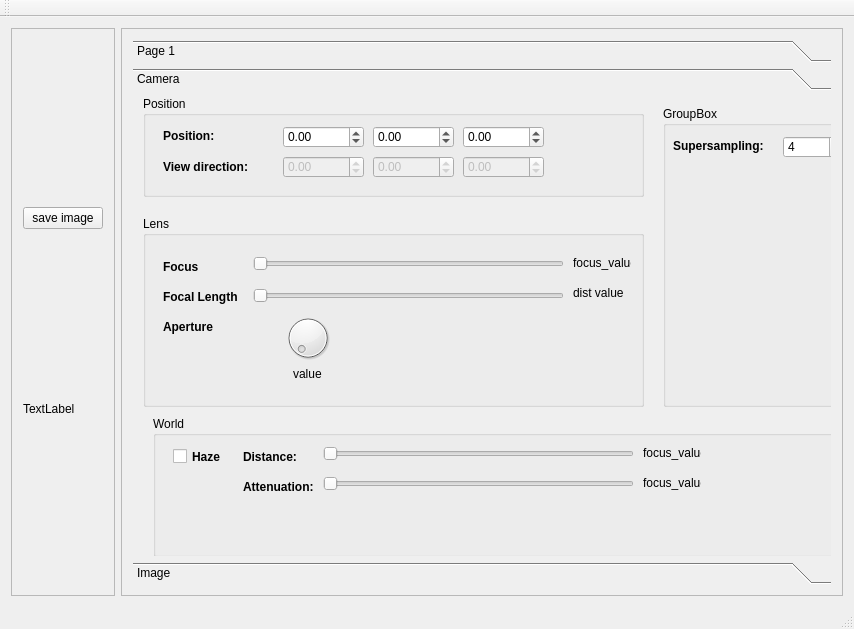
<?xml version="1.0" encoding="UTF-8"?>
<ui version="4.0">
 <class>MainWindow</class>
 <widget class="QMainWindow" name="MainWindow">
  <property name="geometry">
   <rect>
    <x>0</x>
    <y>0</y>
    <width>854</width>
    <height>629</height>
   </rect>
  </property>
  <property name="windowTitle">
   <string>MainWindow</string>
  </property>
  <widget class="QWidget" name="centralWidget">
   <property name="sizePolicy">
    <sizepolicy hsizetype="Preferred" vsizetype="Preferred">
     <horstretch>0</horstretch>
     <verstretch>0</verstretch>
    </sizepolicy>
   </property>
   <layout class="QHBoxLayout" name="horizontalLayout_2">
    <item>
     <widget class="QFrame" name="frame">
      <property name="maximumSize">
       <size>
        <width>2560</width>
        <height>2560</height>
       </size>
      </property>
      <property name="frameShape">
       <enum>QFrame::StyledPanel</enum>
      </property>
      <property name="frameShadow">
       <enum>QFrame::Raised</enum>
      </property>
      <layout class="QVBoxLayout" name="verticalLayout_2">
       <item>
        <widget class="QPushButton" name="pushButton">
         <property name="focusPolicy">
          <enum>Qt::NoFocus</enum>
         </property>
         <property name="text">
          <string>save image</string>
         </property>
        </widget>
       </item>
       <item>
        <widget class="QLabel" name="label_info">
         <property name="sizePolicy">
          <sizepolicy hsizetype="Preferred" vsizetype="Maximum">
           <horstretch>0</horstretch>
           <verstretch>0</verstretch>
          </sizepolicy>
         </property>
         <property name="text">
          <string>TextLabel</string>
         </property>
        </widget>
       </item>
      </layout>
     </widget>
    </item>
    <item>
     <widget class="QFrame" name="frame_2">
      <property name="frameShape">
       <enum>QFrame::StyledPanel</enum>
      </property>
      <property name="frameShadow">
       <enum>QFrame::Raised</enum>
      </property>
      <layout class="QHBoxLayout" name="horizontalLayout">
       <item>
        <widget class="QToolBox" name="toolBox">
         <property name="currentIndex">
          <number>1</number>
         </property>
         <widget class="QWidget" name="page">
          <property name="geometry">
           <rect>
            <x>0</x>
            <y>0</y>
            <width>723</width>
            <height>470</height>
           </rect>
          </property>
          <attribute name="label">
           <string>Page 1</string>
          </attribute>
          <layout class="QVBoxLayout" name="verticalLayout"/>
         </widget>
         <widget class="QWidget" name="Camera">
          <property name="geometry">
           <rect>
            <x>0</x>
            <y>0</y>
            <width>723</width>
            <height>470</height>
           </rect>
          </property>
          <attribute name="label">
           <string>Camera</string>
          </attribute>
          <widget class="QGroupBox" name="groupBox">
           <property name="geometry">
            <rect>
             <x>10</x>
             <y>0</y>
             <width>501</width>
             <height>101</height>
            </rect>
           </property>
           <property name="sizePolicy">
            <sizepolicy hsizetype="Preferred" vsizetype="Preferred">
             <horstretch>0</horstretch>
             <verstretch>0</verstretch>
            </sizepolicy>
           </property>
           <property name="font">
            <font>
             <weight>50</weight>
             <bold>false</bold>
            </font>
           </property>
           <property name="title">
            <string>Position</string>
           </property>
           <widget class="QDoubleSpinBox" name="camDirZ">
            <property name="enabled">
             <bool>false</bool>
            </property>
            <property name="geometry">
             <rect>
              <x>320</x>
              <y>60</y>
              <width>81</width>
              <height>22</height>
             </rect>
            </property>
            <property name="minimum">
             <double>-10000.000000000000000</double>
            </property>
            <property name="maximum">
             <double>10000.000000000000000</double>
            </property>
           </widget>
           <widget class="QDoubleSpinBox" name="camPosZ">
            <property name="geometry">
             <rect>
              <x>320</x>
              <y>30</y>
              <width>81</width>
              <height>22</height>
             </rect>
            </property>
            <property name="minimum">
             <double>-10000.000000000000000</double>
            </property>
            <property name="maximum">
             <double>10000.000000000000000</double>
            </property>
           </widget>
           <widget class="QLabel" name="label_2">
            <property name="geometry">
             <rect>
              <x>20</x>
              <y>60</y>
              <width>111</width>
              <height>21</height>
             </rect>
            </property>
            <property name="font">
             <font>
              <weight>75</weight>
              <bold>true</bold>
             </font>
            </property>
            <property name="text">
             <string>View direction:</string>
            </property>
           </widget>
           <widget class="QLabel" name="label">
            <property name="geometry">
             <rect>
              <x>20</x>
              <y>30</y>
              <width>61</width>
              <height>20</height>
             </rect>
            </property>
            <property name="font">
             <font>
              <weight>75</weight>
              <bold>true</bold>
             </font>
            </property>
            <property name="text">
             <string>Position:</string>
            </property>
           </widget>
           <widget class="QDoubleSpinBox" name="camDirY">
            <property name="enabled">
             <bool>false</bool>
            </property>
            <property name="geometry">
             <rect>
              <x>230</x>
              <y>60</y>
              <width>81</width>
              <height>22</height>
             </rect>
            </property>
            <property name="minimum">
             <double>-10000.000000000000000</double>
            </property>
            <property name="maximum">
             <double>10000.000000000000000</double>
            </property>
           </widget>
           <widget class="QDoubleSpinBox" name="camPosY">
            <property name="geometry">
             <rect>
              <x>230</x>
              <y>30</y>
              <width>81</width>
              <height>22</height>
             </rect>
            </property>
            <property name="minimum">
             <double>-10000.000000000000000</double>
            </property>
            <property name="maximum">
             <double>10000.000000000000000</double>
            </property>
           </widget>
           <widget class="QDoubleSpinBox" name="camDirX">
            <property name="enabled">
             <bool>false</bool>
            </property>
            <property name="geometry">
             <rect>
              <x>140</x>
              <y>60</y>
              <width>81</width>
              <height>22</height>
             </rect>
            </property>
            <property name="minimum">
             <double>-10000.000000000000000</double>
            </property>
            <property name="maximum">
             <double>10000.000000000000000</double>
            </property>
           </widget>
           <widget class="QDoubleSpinBox" name="camPosX">
            <property name="geometry">
             <rect>
              <x>140</x>
              <y>30</y>
              <width>81</width>
              <height>22</height>
             </rect>
            </property>
            <property name="minimum">
             <double>-10000.000000000000000</double>
            </property>
            <property name="maximum">
             <double>10000.000000000000000</double>
            </property>
           </widget>
          </widget>
          <widget class="QGroupBox" name="groupBox_2">
           <property name="geometry">
            <rect>
             <x>10</x>
             <y>120</y>
             <width>501</width>
             <height>191</height>
            </rect>
           </property>
           <property name="title">
            <string>Lens</string>
           </property>
           <widget class="QLabel" name="distanceValue">
            <property name="geometry">
             <rect>
              <x>430</x>
              <y>70</y>
              <width>58</width>
              <height>14</height>
             </rect>
            </property>
            <property name="text">
             <string>dist value</string>
            </property>
           </widget>
           <widget class="QSlider" name="distanceSlider">
            <property name="geometry">
             <rect>
              <x>110</x>
              <y>70</y>
              <width>311</width>
              <height>20</height>
             </rect>
            </property>
            <property name="minimum">
             <number>1</number>
            </property>
            <property name="maximum">
             <number>10000</number>
            </property>
            <property name="orientation">
             <enum>Qt::Horizontal</enum>
            </property>
           </widget>
           <widget class="QLabel" name="label_3">
            <property name="geometry">
             <rect>
              <x>20</x>
              <y>70</y>
              <width>111</width>
              <height>21</height>
             </rect>
            </property>
            <property name="font">
             <font>
              <weight>75</weight>
              <bold>true</bold>
             </font>
            </property>
            <property name="text">
             <string>Focal Length</string>
            </property>
           </widget>
           <widget class="QLabel" name="label_5">
            <property name="geometry">
             <rect>
              <x>20</x>
              <y>40</y>
              <width>111</width>
              <height>21</height>
             </rect>
            </property>
            <property name="font">
             <font>
              <weight>75</weight>
              <bold>true</bold>
             </font>
            </property>
            <property name="text">
             <string>Focus</string>
            </property>
           </widget>
           <widget class="QSlider" name="focusSlider">
            <property name="geometry">
             <rect>
              <x>110</x>
              <y>40</y>
              <width>311</width>
              <height>16</height>
             </rect>
            </property>
            <property name="minimum">
             <number>1</number>
            </property>
            <property name="maximum">
             <number>50000</number>
            </property>
            <property name="orientation">
             <enum>Qt::Horizontal</enum>
            </property>
           </widget>
           <widget class="QLabel" name="focusValue">
            <property name="geometry">
             <rect>
              <x>430</x>
              <y>40</y>
              <width>58</width>
              <height>14</height>
             </rect>
            </property>
            <property name="text">
             <string>focus_value</string>
            </property>
           </widget>
           <widget class="QLabel" name="label_6">
            <property name="geometry">
             <rect>
              <x>20</x>
              <y>100</y>
              <width>111</width>
              <height>21</height>
             </rect>
            </property>
            <property name="font">
             <font>
              <weight>75</weight>
              <bold>true</bold>
             </font>
            </property>
            <property name="text">
             <string>Aperture</string>
            </property>
           </widget>
           <widget class="QDial" name="dial">
            <property name="geometry">
             <rect>
              <x>140</x>
              <y>90</y>
              <width>50</width>
              <height>64</height>
             </rect>
            </property>
            <property name="maximum">
             <number>1000</number>
            </property>
            <property name="singleStep">
             <number>1</number>
            </property>
           </widget>
           <widget class="QLabel" name="apertureValue">
            <property name="geometry">
             <rect>
              <x>150</x>
              <y>150</y>
              <width>31</width>
              <height>16</height>
             </rect>
            </property>
            <property name="text">
             <string>value</string>
            </property>
           </widget>
          </widget>
          <widget class="QGroupBox" name="groupBox_3">
           <property name="geometry">
            <rect>
             <x>530</x>
             <y>10</y>
             <width>191</width>
             <height>301</height>
            </rect>
           </property>
           <property name="title">
            <string>GroupBox</string>
           </property>
           <widget class="QLabel" name="label_4">
            <property name="geometry">
             <rect>
              <x>10</x>
              <y>30</y>
              <width>111</width>
              <height>20</height>
             </rect>
            </property>
            <property name="font">
             <font>
              <weight>75</weight>
              <bold>true</bold>
             </font>
            </property>
            <property name="text">
             <string>Supersampling:</string>
            </property>
           </widget>
           <widget class="QSpinBox" name="supersamplingBox">
            <property name="geometry">
             <rect>
              <x>120</x>
              <y>30</y>
              <width>61</width>
              <height>22</height>
             </rect>
            </property>
            <property name="minimum">
             <number>1</number>
            </property>
            <property name="maximum">
             <number>10000</number>
            </property>
            <property name="value">
             <number>4</number>
            </property>
           </widget>
          </widget>
          <widget class="QGroupBox" name="groupBox_4">
           <property name="geometry">
            <rect>
             <x>20</x>
             <y>320</y>
             <width>691</width>
             <height>141</height>
            </rect>
           </property>
           <property name="title">
            <string>World</string>
           </property>
           <widget class="QCheckBox" name="checkBox">
            <property name="geometry">
             <rect>
              <x>20</x>
              <y>30</y>
              <width>76</width>
              <height>21</height>
             </rect>
            </property>
            <property name="font">
             <font>
              <weight>75</weight>
              <bold>true</bold>
             </font>
            </property>
            <property name="text">
             <string>Haze</string>
            </property>
           </widget>
           <widget class="QLabel" name="label_9">
            <property name="geometry">
             <rect>
              <x>90</x>
              <y>30</y>
              <width>71</width>
              <height>21</height>
             </rect>
            </property>
            <property name="font">
             <font>
              <weight>75</weight>
              <bold>true</bold>
             </font>
            </property>
            <property name="text">
             <string>Distance:</string>
            </property>
           </widget>
           <widget class="QSlider" name="hazeSlider">
            <property name="geometry">
             <rect>
              <x>170</x>
              <y>30</y>
              <width>311</width>
              <height>16</height>
             </rect>
            </property>
            <property name="minimum">
             <number>1</number>
            </property>
            <property name="maximum">
             <number>50000</number>
            </property>
            <property name="orientation">
             <enum>Qt::Horizontal</enum>
            </property>
           </widget>
           <widget class="QLabel" name="hazeValue">
            <property name="geometry">
             <rect>
              <x>490</x>
              <y>30</y>
              <width>58</width>
              <height>14</height>
             </rect>
            </property>
            <property name="text">
             <string>focus_value</string>
            </property>
           </widget>
           <widget class="QLabel" name="label_10">
            <property name="geometry">
             <rect>
              <x>90</x>
              <y>60</y>
              <width>81</width>
              <height>21</height>
             </rect>
            </property>
            <property name="font">
             <font>
              <weight>75</weight>
              <bold>true</bold>
             </font>
            </property>
            <property name="text">
             <string>Attenuation:</string>
            </property>
           </widget>
           <widget class="QSlider" name="hazeattenuationSlider">
            <property name="geometry">
             <rect>
              <x>170</x>
              <y>60</y>
              <width>311</width>
              <height>16</height>
             </rect>
            </property>
            <property name="minimum">
             <number>1</number>
            </property>
            <property name="maximum">
             <number>50000</number>
            </property>
            <property name="orientation">
             <enum>Qt::Horizontal</enum>
            </property>
           </widget>
           <widget class="QLabel" name="hazeattenuationValue">
            <property name="geometry">
             <rect>
              <x>490</x>
              <y>60</y>
              <width>58</width>
              <height>14</height>
             </rect>
            </property>
            <property name="text">
             <string>focus_value</string>
            </property>
           </widget>
          </widget>
         </widget>
         <widget class="QWidget" name="page_2">
          <property name="geometry">
           <rect>
            <x>0</x>
            <y>0</y>
            <width>723</width>
            <height>470</height>
           </rect>
          </property>
          <attribute name="label">
           <string>Image</string>
          </attribute>
          <widget class="QLabel" name="label_7">
           <property name="geometry">
            <rect>
             <x>20</x>
             <y>20</y>
             <width>61</width>
             <height>20</height>
            </rect>
           </property>
           <property name="font">
            <font>
             <weight>75</weight>
             <bold>true</bold>
            </font>
           </property>
           <property name="text">
            <string>Size:</string>
           </property>
          </widget>
          <widget class="QSpinBox" name="spinBox_width">
           <property name="geometry">
            <rect>
             <x>60</x>
             <y>20</y>
             <width>61</width>
             <height>22</height>
            </rect>
           </property>
           <property name="minimum">
            <number>32</number>
           </property>
           <property name="maximum">
            <number>2560</number>
           </property>
           <property name="singleStep">
            <number>16</number>
           </property>
           <property name="value">
            <number>640</number>
           </property>
          </widget>
          <widget class="QSpinBox" name="spinBox_height">
           <property name="geometry">
            <rect>
             <x>130</x>
             <y>20</y>
             <width>61</width>
             <height>22</height>
            </rect>
           </property>
           <property name="minimum">
            <number>32</number>
           </property>
           <property name="maximum">
            <number>2560</number>
           </property>
           <property name="singleStep">
            <number>16</number>
           </property>
           <property name="value">
            <number>480</number>
           </property>
          </widget>
          <widget class="QLabel" name="label_8">
           <property name="geometry">
            <rect>
             <x>20</x>
             <y>80</y>
             <width>61</width>
             <height>20</height>
            </rect>
           </property>
           <property name="font">
            <font>
             <weight>75</weight>
             <bold>true</bold>
            </font>
           </property>
           <property name="text">
            <string>Big size:</string>
           </property>
          </widget>
          <widget class="QSpinBox" name="spinBox_width_2">
           <property name="geometry">
            <rect>
             <x>100</x>
             <y>80</y>
             <width>61</width>
             <height>22</height>
            </rect>
           </property>
           <property name="minimum">
            <number>32</number>
           </property>
           <property name="maximum">
            <number>2560</number>
           </property>
           <property name="singleStep">
            <number>16</number>
           </property>
           <property name="value">
            <number>640</number>
           </property>
          </widget>
          <widget class="QSpinBox" name="spinBox_height_2">
           <property name="geometry">
            <rect>
             <x>170</x>
             <y>80</y>
             <width>61</width>
             <height>22</height>
            </rect>
           </property>
           <property name="minimum">
            <number>32</number>
           </property>
           <property name="maximum">
            <number>2560</number>
           </property>
           <property name="singleStep">
            <number>16</number>
           </property>
           <property name="value">
            <number>480</number>
           </property>
          </widget>
          <widget class="QPushButton" name="pushButton_2">
           <property name="geometry">
            <rect>
             <x>260</x>
             <y>80</y>
             <width>121</width>
             <height>23</height>
            </rect>
           </property>
           <property name="text">
            <string>render big image</string>
           </property>
          </widget>
         </widget>
        </widget>
       </item>
      </layout>
     </widget>
    </item>
   </layout>
  </widget>
  <widget class="QMenuBar" name="menuBar">
   <property name="geometry">
    <rect>
     <x>0</x>
     <y>0</y>
     <width>854</width>
     <height>18</height>
    </rect>
   </property>
  </widget>
  <widget class="QToolBar" name="mainToolBar">
   <attribute name="toolBarArea">
    <enum>TopToolBarArea</enum>
   </attribute>
   <attribute name="toolBarBreak">
    <bool>false</bool>
   </attribute>
  </widget>
  <widget class="QStatusBar" name="statusBar"/>
 </widget>
 <layoutdefault spacing="6" margin="11"/>
 <resources/>
 <connections>
  <connection>
   <sender>distanceSlider</sender>
   <signal>sliderMoved(int)</signal>
   <receiver>distanceValue</receiver>
   <slot>setNum(int)</slot>
   <hints>
    <hint type="sourcelabel">
     <x>467</x>
     <y>186</y>
    </hint>
    <hint type="destinationlabel">
     <x>521</x>
     <y>189</y>
    </hint>
   </hints>
  </connection>
 </connections>
</ui>
